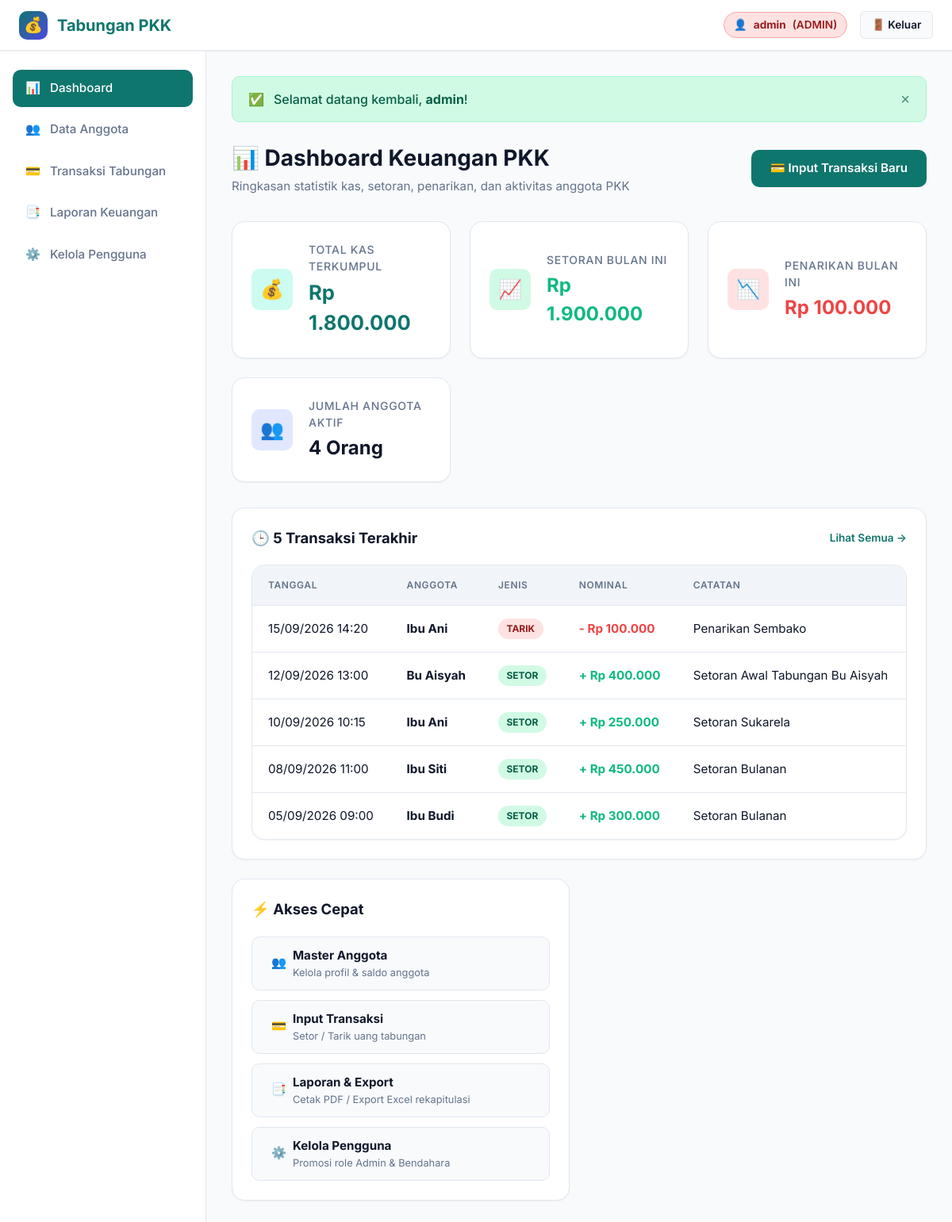
/dashboard.php (signed in), run on the app's committed database.
### tables this page shows
CREATE TABLE `transactions` (
  `id` BIGINT AUTO_INCREMENT PRIMARY KEY,
  `member_id` BIGINT NOT NULL,
  `user_id` BIGINT NOT NULL,
  `type` ENUM('setor', 'tarik') NOT NULL,
  `amount` DECIMAL(12,2) NOT NULL,
  `description` VARCHAR(255) NULL,
  `created_at` TIMESTAMP DEFAULT CURRENT_TIMESTAMP,
  `updated_at` TIMESTAMP DEFAULT CURRENT_TIMESTAMP ON UPDATE CURRENT_TIMESTAMP,
  CONSTRAINT `fk_transactions_members` FOREIGN KEY (`member_id`) REFERENCES `members` (`id`) ON DELETE CASCADE ON UPDATE CASCADE,
  CONSTRAINT `fk_transactions_users` FOREIGN KEY (`user_id`) REFERENCES `users` (`id`) ON DELETE CASCADE ON UPDATE CASCADE
);

CREATE TABLE `members` (
  `id` BIGINT AUTO_INCREMENT PRIMARY KEY,
  `user_id` BIGINT NULL,
  `name` VARCHAR(100) NOT NULL,
  `phone` VARCHAR(20) NULL,
  `address` TEXT NULL,
  `created_at` TIMESTAMP DEFAULT CURRENT_TIMESTAMP,
  `updated_at` TIMESTAMP DEFAULT CURRENT_TIMESTAMP ON UPDATE CURRENT_TIMESTAMP,
  CONSTRAINT `fk_members_users` FOREIGN KEY (`user_id`) REFERENCES `users` (`id`) ON DELETE SET NULL ON UPDATE CASCADE
);

### includes/auth.php (called while the page is built, shortened)
<?php
function is_logged_in() {
    return isset($_SESSION['user']) && !empty($_SESSION['user']['id']);
}
function get_logged_user() {
    return is_logged_in() ? $_SESSION['user'] : null;
}
function has_role($roles) {
    $user_role = $_SESSION['user']['role'] ?? '';
    if (is_array($roles)) {
        return in_array($user_role, $roles);
    }
    return $user_role === $roles;
}

### dashboard.php (the view, shortened to what this page needs)
<?php
require_once __DIR__ . '/includes/header.php';
$role = $user['role'];
$total_kas = get_total_kas();
$setoran_bulan_ini = get_monthly_deposits();
$penarikan_bulan_ini = get_monthly_withdrawals();
$total_anggota = get_active_members_count();
$pdo = get_db_connection();
$stmt_recent = $pdo->query("
    SELECT t.*, m.name AS member_name
    FROM transactions t
    JOIN members m ON m.id = t.member_id
    ORDER BY t.created_at DESC, t.id DESC
    LIMIT 5
");
$recent_transactions = $stmt_recent->fetchAll();
?>
<div class="page-header">
    <div>
        <h1 class="page-title">📊 Dashboard Keuangan PKK</h1>
        <p class="page-subtitle">Ringkasan statistik kas, setoran, penarikan, dan aktivitas anggota PKK</p>
    </div>
    <div>
        <a href="transactions.php" class="btn btn-primary">💳 Input Transaksi Baru</a>
    </div>
</div>
<div class="grid-cards">
    <div class="card stat-card">
        <div class="stat-icon icon-teal">💰</div>
        <div class="stat-info">
            <h3>Total Kas Terkumpul</h3>
            <div class="stat-value" style="color: var(--primary); font-size: 1.6rem;"><?= format_rupiah($total_kas) ?></div>
        </div>
    </div>
    <div class="card stat-card">
        <div class="stat-icon icon-green">📈</div>
        <div class="stat-info">
            <h3>Setoran Bulan Ini</h3>
            <div class="stat-value" style="color: var(--success);"><?= format_rupiah($setoran_bulan_ini) ?></div>
        </div>
    </div>
    <div class="card stat-card">
        <div class="stat-icon icon-rose">📉</div>
        <div class="stat-info">
            <h3>Penarikan Bulan Ini</h3>
            <div class="stat-value" style="color: var(--danger);"><?= format_rupiah($penarikan_bulan_ini) ?></div>
        </div>
    </div>
    <div class="card stat-card">
        <div class="stat-icon icon-indigo">👥</div>
        <div class="stat-info">
            <h3>Jumlah Anggota Aktif</h3>
            <div class="stat-value"><?= $total_anggota ?> Orang</div>
        </div>
    </div>
</div>
<div style="display: grid; grid-template-columns: repeat(auto-fit, minmax(320px, 1fr)); gap: 1.5rem; margin-top: 2rem;">
    <div class="card" style="grid-column: span 2;">
        <div style="display: flex; align-items: center; justify-content: space-between; margin-bottom: 1.25rem;">
            <h2 style="font-size: 1.15rem; font-weight: 700;">🕒 5 Transaksi Terakhir</h2>
            <a href="transactions.php" style="font-size: 0.85rem; font-weight: 600;">Lihat Semua &rarr;</a>
        </div>
        <div class="table-responsive">
            <table class="table">
                <thead>
                    <tr>
                        <th>Tanggal</th>
                        <th>Anggota</th>
                        <th>Jenis</th>
                        <th>Nominal</th>
                        <th>Catatan</th>
                    </tr>
                </thead>
                <tbody>
                    <?php if (empty($recent_transactions)): ?>
                        <tr>
                            <td colspan="5" style="text-align: center; color: var(--text-muted); padding: 2rem;">Belum ada data transaksi.</td>
                        </tr>
                    <?php else: ?>
                        <?php foreach ($recent_transactions as $t): ?>
                        <tr>
                            <td><?= date('d/m/Y H:i', strtotime($t['created_at'])) ?></td>
                            <td><strong><?= htmlspecialchars($t['member_name']) ?></strong></td>
                            <td>
                                <span class="badge badge-<?= htmlspecialchars($t['type']) ?>">
                                    <?= strtoupper(htmlspecialchars($t['type'])) ?>
                                </span>
                            </td>
                            <td>
                                <strong style="color: <?= $t['type'] === 'setor' ? 'var(--success)' : 'var(--danger)' ?>;">
                                    <?= ($t['type'] === 'setor' ? '+' : '-') . ' ' . format_rupiah($t['amount']) ?>
                                </strong>
                            </td>
                            <td><?= htmlspecialchars($t['description'] ?? '-') ?></td>
                        </tr>
                        <?php endforeach; ?>
                    <?php endif; ?>
                </tbody>
            </table>
        </div>
    </div>
    <div class="card">
        <h2 style="font-size: 1.15rem; font-weight: 700; margin-bottom: 1.25rem;">⚡ Akses Cepat</h2>
        <div style="display: flex; flex-direction: column; gap: 0.75rem;">
            <a href="members.php" class="btn btn-secondary" style="justify-content: flex-start; text-align: left;">
                <span>👥</span> <div><strong>Master Anggota</strong><div style="font-size: 0.8rem; color: var(--text-muted); font-weight: normal;">Kelola profil & saldo anggota</div></div>
            </a>
            <a href="transactions.php" class="btn btn-secondary" style="justify-content: flex-start; text-align: left;">
                <span>💳</span> <div><strong>Input Transaksi</strong><div style="font-size: 0.8rem; color: var(--text-muted); font-weight: normal;">Setor / Tarik uang tabungan</div></div>
            </a>
            <a href="reports.php" class="btn btn-secondary" style="justify-content: flex-start; text-align: left;">
                <span>📑</span> <div><strong>Laporan & Export</strong><div style="font-size: 0.8rem; color: var(--text-muted); font-weight: normal;">Cetak PDF / Export Excel rekapitulasi</div></div>
            </a>
            <?php if ($role === 'admin'): ?>
            <a href="users.php" class="btn btn-secondary" style="justify-content: flex-start; text-align: left;">
                <span>⚙️</span> <div><strong>Kelola Pengguna</strong><div style="font-size: 0.8rem; color: var(--text-muted); font-weight: normal;">Promosi role Admin & Bendahara</div></div>
            </a>
            <?php endif; ?>
        </div>
    </div>
</div>
<?php require_once __DIR__ . '/includes/footer.php'; ?>

### includes/header.php (shortened to what this page needs)
<?php
require_once __DIR__ . '/auth.php';
require_once __DIR__ . '/functions.php';
$user = get_logged_user();
$current_page = basename($_SERVER['PHP_SELF']);
?>
<!DOCTYPE html>
<html lang="id">
<head>
    <link rel="stylesheet" href="assets/css/style.css">
</head>
<body>
    <header class="navbar">
        <div class="navbar-brand">
            <span class="logo-icon">💰</span>
            <span>Tabungan PKK</span>
        </div>
        <div class="navbar-user">
            <div class="user-badge badge-role-<?= htmlspecialchars($user['role']) ?>">
                👤 <strong><?= htmlspecialchars($user['username']) ?></strong> (<?= strtoupper(htmlspecialchars($user['role'])) ?>)
            </div>
            <a href="logout.php" class="btn btn-secondary btn-sm">🚪 Keluar</a>
        </div>
    </header>
    <div class="app-container">
        <aside class="sidebar">
            <ul class="sidebar-menu">
                <li>
                    <?php if (has_role('member')): ?>
                        <a href="my_savings.php" class="sidebar-link <?= ($current_page == 'dashboard.php' || $current_page == 'my_savings.php') ? 'active' : '' ?>">
                            📊 <span>Dashboard Tabungan</span>
                        </a>
                    <?php else: ?>
                        <a href="dashboard.php" class="sidebar-link <?= ($current_page == 'dashboard.php') ? 'active' : '' ?>">
                            📊 <span>Dashboard</span>
                        </a>
                    <?php endif; ?>
                </li>
                <?php if (has_role(['admin', 'bendahara'])): ?>
                <li>
                    <a href="members.php" class="sidebar-link <?= ($current_page == 'members.php') ? 'active' : '' ?>">
                        👥 <span>Data Anggota</span>
                    </a>
                </li>
                <li>
                    <a href="transactions.php" class="sidebar-link <?= ($current_page == 'transactions.php') ? 'active' : '' ?>">
                        💳 <span>Transaksi Tabungan</span>
                    </a>
                </li>
                <li>
                    <a href="reports.php" class="sidebar-link <?= ($current_page == 'reports.php') ? 'active' : '' ?>">
                        📑 <span>Laporan Keuangan</span>
                    </a>
                </li>
                <?php endif; ?>
                <?php if (has_role('admin')): ?>
                <li>
                    <a href="users.php" class="sidebar-link <?= ($current_page == 'users.php') ? 'active' : '' ?>">
                        ⚙️ <span>Kelola Pengguna</span>
                    </a>
                </li>
                <?php endif; ?>
            </ul>
        </aside>
        <main class="main-content">
            <?= display_flash() ?>

### includes/functions.php (shortened to what this page needs)
<?php
function format_rupiah($amount) {
    return 'Rp ' . number_format((float)$amount, 0, ',', '.');
}
function display_flash() {
    $types = ['success' => 'alert-success', 'error' => 'alert-danger', 'info' => 'alert-info'];
    $output = '';
    foreach ($types as $key => $class) {
        if (isset($_SESSION['flash_' . $key])) {
            $msg = $_SESSION['flash_' . $key];
            unset($_SESSION['flash_' . $key]);
            $icon = ($key === 'success') ? '✅' : (($key === 'error') ? '⚠️' : 'ℹ️');
            $output .= "<div class='alert {$class}' role='alert'><span>{$icon}</span> <div>{$msg}</div><button type='button' class='alert-close' onclick='this.parentElement.remove()'>&times;</button></div>";
        }
    }
    return $output;
}
function get_total_kas() {
    $pdo = get_db_connection();
    $stmt = $pdo->query("
        SELECT
            COALESCE(SUM(CASE WHEN type = 'setor' THEN amount ELSE 0 END), 0) -
            COALESCE(SUM(CASE WHEN type = 'tarik' THEN amount ELSE 0 END), 0) AS total_kas
        FROM transactions
    ");
    $res = $stmt->fetch();
    return (float)($res['total_kas'] ?? 0);
}
function get_monthly_deposits($month = null, $year = null) {
    $pdo = get_db_connection();
    $month = $month ?: date('m');
    $year = $year ?: date('Y');
    $stmt = $pdo->prepare("
        SELECT COALESCE(SUM(amount), 0) AS total
        FROM transactions
        WHERE type = 'setor'
          AND MONTH(created_at) = ?
          AND YEAR(created_at) = ?
    ");
    $stmt->execute([$month, $year]);
    $res = $stmt->fetch();
    return (float)($res['total'] ?? 0);
}
function get_monthly_withdrawals($month = null, $year = null) {
    $pdo = get_db_connection();
    $month = $month ?: date('m');
    $year = $year ?: date('Y');
    $stmt = $pdo->prepare("
        SELECT COALESCE(SUM(amount), 0) AS total
        FROM transactions
        WHERE type = 'tarik'
          AND MONTH(created_at) = ?
          AND YEAR(created_at) = ?
    ");
    $stmt->execute([$month, $year]);
    $res = $stmt->fetch();
    return (float)($res['total'] ?? 0);
}
function get_active_members_count() {
    $pdo = get_db_connection();
    $stmt = $pdo->query("SELECT COUNT(*) AS total FROM members");
    $res = $stmt->fetch();
    return (int)($res['total'] ?? 0);
}

### includes/footer.php (shortened to what this page needs)
        </main>
    </div>
</body>
</html>

### data on the page
transactions: created_at "15/09/2026 14:20", member.name "Ibu Ani", type "TARIK", amount "Rp 100.000", description "Penarikan Sembako"
transactions: created_at "12/09/2026 13:00", member.name "Bu Aisyah", type "SETOR", amount "Rp 400.000", description "Setoran Awal Tabungan Bu Aisyah"
transactions: created_at "10/09/2026 10:15", member.name "Ibu Ani", type "SETOR", amount "Rp 250.000", description "Setoran Sukarela"
transactions: created_at "08/09/2026 11:00", member.name "Ibu Siti", type "SETOR", amount "Rp 450.000", description "Setoran Bulanan"
transactions: created_at "05/09/2026 09:00", member.name "Ibu Budi", type "SETOR", amount "Rp 300.000", description "Setoran Bulanan"

### other printed values
$user['username'] "admin"
$user['role'] "ADMIN"
$icon "✅"
$msg "Selamat datang kembali, admin !"
format_rupiah($total_kas) "Rp 1.800.000"
format_rupiah($setoran_bulan_ini) "Rp 1.900.000"
format_rupiah($penarikan_bulan_ini) "Rp 100.000"
$total_anggota "4"
